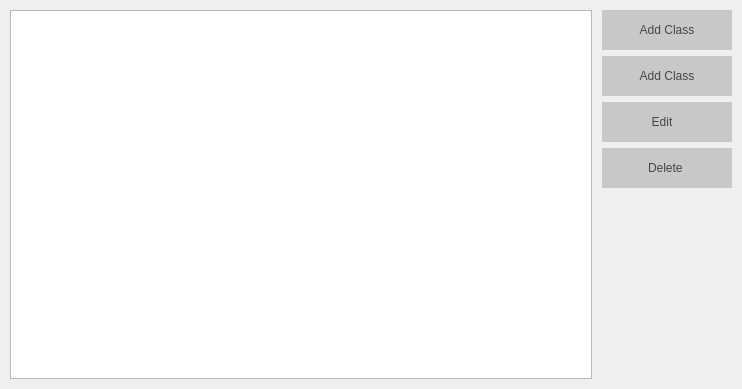
<?xml version="1.0" encoding="UTF-8"?>
<ui version="4.0">
 <class>ClassesView</class>
 <widget class="QWidget" name="ClassesView">
  <property name="geometry">
   <rect>
    <x>0</x>
    <y>0</y>
    <width>742</width>
    <height>389</height>
   </rect>
  </property>
  <property name="minimumSize">
   <size>
    <width>500</width>
    <height>0</height>
   </size>
  </property>
  <property name="windowTitle">
   <string>Groups</string>
  </property>
  <property name="styleSheet">
   <string notr="true"/>
  </property>
  <layout class="QHBoxLayout" name="horizontalLayout">
   <property name="spacing">
    <number>10</number>
   </property>
   <property name="leftMargin">
    <number>10</number>
   </property>
   <property name="topMargin">
    <number>10</number>
   </property>
   <property name="rightMargin">
    <number>10</number>
   </property>
   <property name="bottomMargin">
    <number>10</number>
   </property>
   <item>
    <widget class="QTreeView" name="mTreeView">
     <property name="editTriggers">
      <set>QAbstractItemView::NoEditTriggers</set>
     </property>
     <property name="selectionMode">
      <enum>QAbstractItemView::SingleSelection</enum>
     </property>
    </widget>
   </item>
   <item>
    <widget class="QFrame" name="frame">
     <property name="minimumSize">
      <size>
       <width>130</width>
       <height>0</height>
      </size>
     </property>
     <property name="frameShape">
      <enum>QFrame::NoFrame</enum>
     </property>
     <property name="frameShadow">
      <enum>QFrame::Raised</enum>
     </property>
     <layout class="QVBoxLayout" name="verticalLayout">
      <property name="spacing">
       <number>6</number>
      </property>
      <property name="leftMargin">
       <number>0</number>
      </property>
      <property name="topMargin">
       <number>0</number>
      </property>
      <property name="rightMargin">
       <number>0</number>
      </property>
      <property name="bottomMargin">
       <number>0</number>
      </property>
      <item>
       <widget class="QPushButton" name="mAddClass">
        <property name="minimumSize">
         <size>
          <width>0</width>
          <height>40</height>
         </size>
        </property>
        <property name="layoutDirection">
         <enum>Qt::RightToLeft</enum>
        </property>
        <property name="autoFillBackground">
         <bool>false</bool>
        </property>
        <property name="styleSheet">
         <string notr="true">QPushButton{
	font: 75 12pt &quot;Times New Roman&quot;;
	color: rgb(70, 70, 70);
	background-color: rgb(200, 200, 200);
	border: 0px solid;
}

QPushButton:hover {
	background-color: rgb(231, 231, 231);
}</string>
        </property>
        <property name="text">
         <string>Add Class</string>
        </property>
        <property name="icon">
         <iconset resource="OrarApp.qrc">
          <normaloff>:/Buttons/img/addBtn.png</normaloff>:/Buttons/img/addBtn.png</iconset>
        </property>
        <property name="iconSize">
         <size>
          <width>18</width>
          <height>18</height>
         </size>
        </property>
        <property name="default">
         <bool>false</bool>
        </property>
        <property name="flat">
         <bool>false</bool>
        </property>
       </widget>
      </item>
      <item>
       <widget class="QPushButton" name="mSplitClass">
        <property name="minimumSize">
         <size>
          <width>0</width>
          <height>40</height>
         </size>
        </property>
        <property name="layoutDirection">
         <enum>Qt::RightToLeft</enum>
        </property>
        <property name="autoFillBackground">
         <bool>false</bool>
        </property>
        <property name="styleSheet">
         <string notr="true">QPushButton{
	font: 75 12pt &quot;Times New Roman&quot;;
	color: rgb(70, 70, 70);
	background-color: rgb(200, 200, 200);
	border: 0px solid;
}

QPushButton:hover {
	background-color: rgb(231, 231, 231);
}</string>
        </property>
        <property name="text">
         <string>Add Class</string>
        </property>
        <property name="icon">
         <iconset resource="OrarApp.qrc">
          <normaloff>:/Buttons/img/addBtn.png</normaloff>:/Buttons/img/addBtn.png</iconset>
        </property>
        <property name="iconSize">
         <size>
          <width>18</width>
          <height>18</height>
         </size>
        </property>
        <property name="default">
         <bool>false</bool>
        </property>
        <property name="flat">
         <bool>false</bool>
        </property>
       </widget>
      </item>
      <item>
       <widget class="QPushButton" name="mEdit">
        <property name="minimumSize">
         <size>
          <width>0</width>
          <height>40</height>
         </size>
        </property>
        <property name="layoutDirection">
         <enum>Qt::RightToLeft</enum>
        </property>
        <property name="styleSheet">
         <string notr="true">QPushButton{
	font: 75 12pt &quot;Times New Roman&quot;;
	color: rgb(70, 70, 70);
	background-color: rgb(200, 200, 200);
	border: 0px solid;
}

QPushButton:hover {
	background-color: rgb(231, 231, 231);
}</string>
        </property>
        <property name="text">
         <string>Edit   </string>
        </property>
        <property name="icon">
         <iconset resource="OrarApp.qrc">
          <normaloff>:/Buttons/img/editBtn3.png</normaloff>:/Buttons/img/editBtn3.png</iconset>
        </property>
        <property name="iconSize">
         <size>
          <width>18</width>
          <height>18</height>
         </size>
        </property>
       </widget>
      </item>
      <item>
       <widget class="QPushButton" name="mDelete">
        <property name="minimumSize">
         <size>
          <width>0</width>
          <height>40</height>
         </size>
        </property>
        <property name="layoutDirection">
         <enum>Qt::RightToLeft</enum>
        </property>
        <property name="styleSheet">
         <string notr="true">QPushButton{
	font: 75 12pt &quot;Times New Roman&quot;;
	color: rgb(70, 70, 70);
	background-color: rgb(200, 200, 200);
	border: 0px solid;
}

QPushButton:hover {
	background-color: rgb(231, 231, 231);
}</string>
        </property>
        <property name="text">
         <string>Delete </string>
        </property>
        <property name="icon">
         <iconset resource="OrarApp.qrc">
          <normaloff>:/Buttons/img/deleteBtn.png</normaloff>:/Buttons/img/deleteBtn.png</iconset>
        </property>
        <property name="iconSize">
         <size>
          <width>18</width>
          <height>18</height>
         </size>
        </property>
       </widget>
      </item>
      <item>
       <spacer name="verticalSpacer_3">
        <property name="orientation">
         <enum>Qt::Vertical</enum>
        </property>
        <property name="sizeHint" stdset="0">
         <size>
          <width>20</width>
          <height>85</height>
         </size>
        </property>
       </spacer>
      </item>
     </layout>
    </widget>
   </item>
  </layout>
 </widget>
 <layoutdefault spacing="6" margin="11"/>
 <resources>
  <include location="OrarApp.qrc"/>
 </resources>
 <connections/>
</ui>
